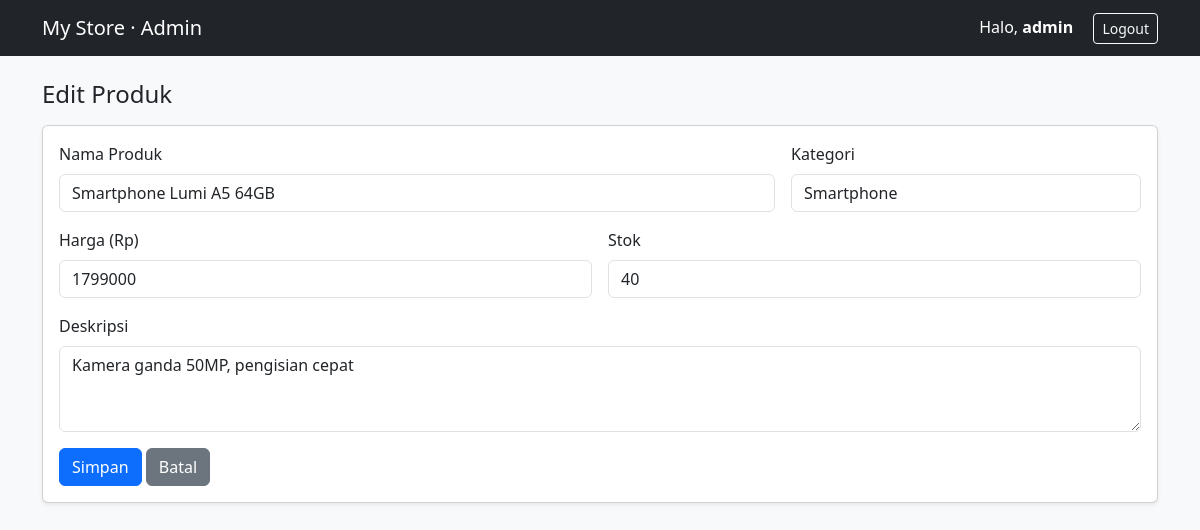
Screenshot of /edit.php?id=2 (signed in) with the database file from the repository.
### tables this page shows
CREATE TABLE IF NOT EXISTS products (
  id INT AUTO_INCREMENT PRIMARY KEY,
  name VARCHAR(150) NOT NULL,
  category VARCHAR(80) NOT NULL,
  price INT NOT NULL DEFAULT 0,
  stock INT NOT NULL DEFAULT 0,
  description TEXT,
  created_at TIMESTAMP DEFAULT CURRENT_TIMESTAMP
);

### config.php (called while the page is built, shortened)
<?php
function e($s) { return htmlspecialchars((string)$s, ENT_QUOTES, 'UTF-8'); }

### _form.php (the view)
<form method="post" class="card card-body shadow-sm">
  <div class="row g-3">
    <div class="col-md-8"><label class="form-label">Nama Produk</label>
      <input name="name" class="form-control" required value="<?= e($p['name']) ?>"></div>
    <div class="col-md-4"><label class="form-label">Kategori</label>
      <input name="category" class="form-control" required value="<?= e($p['category']) ?>"></div>
    <div class="col-md-6"><label class="form-label">Harga (Rp)</label>
      <input type="number" min="0" name="price" class="form-control" required value="<?= e($p['price']) ?>"></div>
    <div class="col-md-6"><label class="form-label">Stok</label>
      <input type="number" min="0" name="stock" class="form-control" required value="<?= e($p['stock']) ?>"></div>
    <div class="col-12"><label class="form-label">Deskripsi</label>
      <textarea name="description" rows="3" class="form-control"><?= e($p['description']) ?></textarea></div>
  </div>
  <div class="mt-3"><button class="btn btn-primary">Simpan</button>
    <a href="index.php" class="btn btn-secondary">Batal</a></div>
</form>

### rows the page displays
products: name "Smartphone Lumi A5 64GB", category "Smartphone", price "1799000", stock "40", description "Kamera ganda 50MP, pengisian cepat"

### other values shown
$_SESSION['admin'] "admin"
